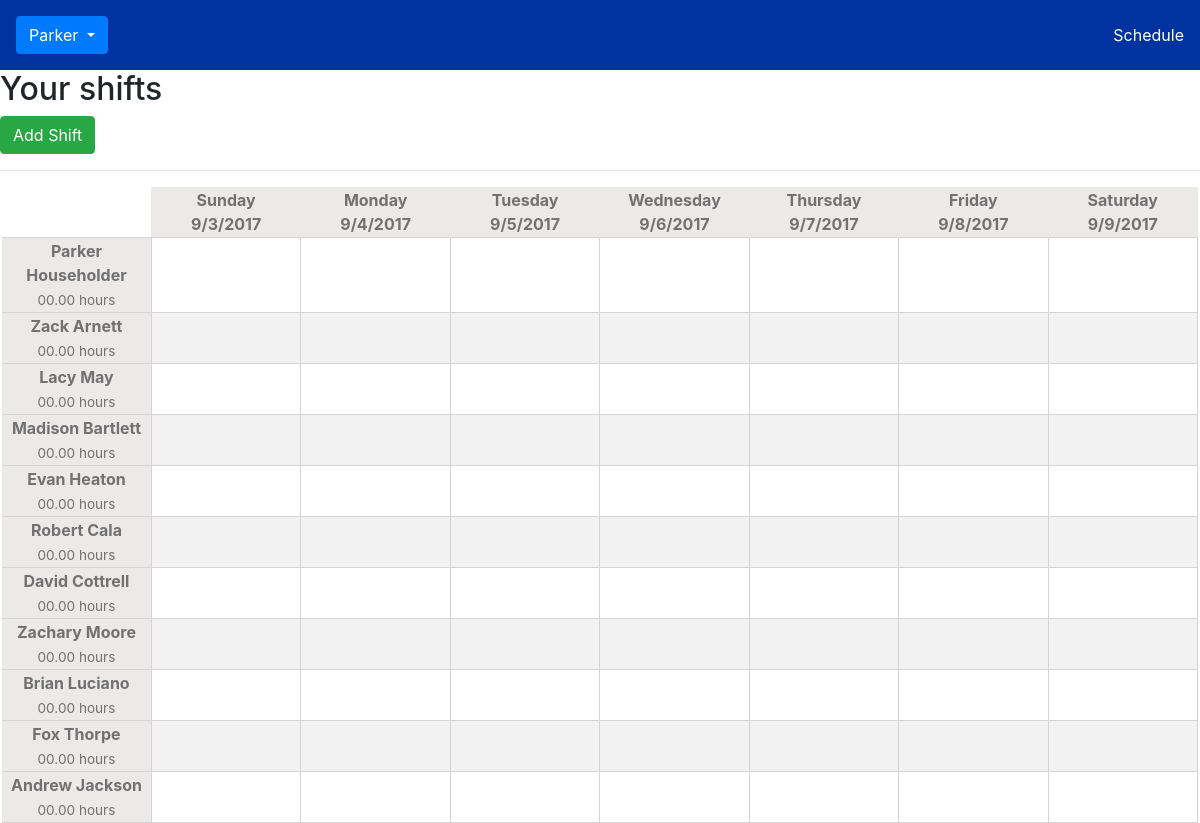
Screenshot of /home.php (signed in) with the database file from the repository.
### tables this page shows
CREATE TABLE EMPLOYEE
(
  employee_id int NOT NULL AUTO_INCREMENT,
  admin_tag int NOT NULL,
  first_name varchar(64) NOT NULL,
  last_name varchar(64) NOT NULL,
  email varchar(128) NOT NULL,
  phone_number varchar(16) NOT NULL,
  dob date NOT NULL,
  username varchar(64) NOT NULL,
  password varchar(64) NOT NULL,
  color varchar(16) NOT NULL,
  PRIMARY KEY (employee_id)
);

### session.php (called while the page is built, shortened)
<?php
  if($_SESSION['logged_in']){
    $first_name = $_SESSION['first_name'];
  }
  else {
    header("location: login.php");
  }
?>

### home.php (the view, shortened to what this page needs)
<!DOCTYPE html>
<html>
  <head>
    <?php include 'session.php'; ?>
    <link rel="stylesheet" href="https://maxcdn.bootstrapcdn.com/bootstrap/4.0.0-beta/css/bootstrap.min.css">
    <link rel="stylesheet" href="fonts/font-awesome/css/font-awesome.min.css">
    <link rel="stylesheet" href="css/main.css">
    <div class="navbar scheduler-navbar">
      <div class="btn-group">
        <button type="button" class="btn btn-primary dropdown-toggle" data-toggle="dropdown" aria-haspopup="true" aria-expanded="false">
          <?php echo $first_name; ?>
        </button>
      </div>
      <ul class="nav navbar-nav">
        <li><a id="show-scheduler" href="#">Schedule</a></li>
      </ul>
    </div>
  </head>
  <body>
    <div id="scheduler">
      <h2>Your shifts</h2>
      <button class="btn btn-success" data-toggle="modal" data-target="#AddShift">Add Shift</button>
      <hr>
      <div class="container-fluid schedule-view" style="padding-left: 2px; padding-right: 2px;">
        <?php
          include 'connection.php';
          $employees = $mysqli->query("SELECT * FROM EMPLOYEE");
          $date = date("Y/m/d");
          $dayofweek = date('w', strtotime($date));
        ?>
        <table style="width: 100%;" class="schedule-table">
          <tr class="week-days">
            <th style="background-color: white;"></th>
            <th>Sunday<br /> <script type="text/javascript">var diff = date.getDate() - day; document.write((new Date(date.setDate(diff))).toLocaleDateString()); </script></th>
            <th>Monday<br /> <script type="text/javascript">getHeaderDate(date); </script></th>
            <th>Tuesday<br /> <script type="text/javascript">getHeaderDate(date); </script></th>
            <th>Wednesday<br /> <script type="text/javascript">getHeaderDate(date); </script></th>
            <th>Thursday<br /> <script type="text/javascript">getHeaderDate(date); </script></th>
            <th>Friday<br /> <script type="text/javascript">getHeaderDate(date); </script></th>
            <th>Saturday<br /> <script type="text/javascript">getHeaderDate(date); </script></th>
          </tr>
          <?php
            while($current_row = $employees->fetch_assoc()){  ?>
              <tr>
                <th id="employee-<?php echo $current_row['employee_id'] ?>-header"><?php echo $current_row['first_name'] . " " . $current_row['last_name'] ?></th>
                  <?php
                  $hours = new DateTime('00:00:00');
                   for ($i=0; $i < 7; $i++) {
                    include 'connection.php';
                    $employee_id = $current_row['employee_id'];
                    $shift_date = (string) date('Y-m-d', strtotime('-'.$dayofweek+$i.' days'));
                    $shift = $mysqli->query("SELECT * FROM SHIFT WHERE employee_id = $employee_id AND shift_date = '".$shift_date."' ");
                    if($shift->num_rows > 0){
                      while($row = $shift->fetch_assoc()) { ?>
                        <td class="shift-block" style="background-color: <?php echo $current_row['color'] ?>">
                          <p>
                            <?php echo date('h:i A', strtotime($row['start_time'])) ?> - <?php echo date('h:i A', strtotime($row['end_time']))?>
                              <a class="remove-item" data-shift-id="<?php echo $row['shift_id']; ?>" data-toggle="modal" data-target="#DoubleCheck">
                                <i class="fa fa-times" aria-hidden="true"></i>
                              </a>
                          </p>
                        </td>
                        <?php
                        $datetime = new DateTime($row['start_time']);
                        $datetime1 = new DateTime($row['end_time']);
                        $hours->add($datetime->diff($datetime1));
                      }
                    }
                    else { ?>
                      <td></td>
                <?php
                    }
                  } ?>
              </tr>
      <?php } ?>
        </table>
      </div>
    </div>
  </body>
</html>

### css/main.css (style rules this page uses)
.navbar { background-color: #0033A0; }
.scheduler-navbar.navbar { padding: 1rem; }
ul.navbar-nav li a { color: white; }
.schedule-table { table-layout: fixed; empty-cells: show; }
.schedule-table th, .schedule-table td { border-collapse: collapse; text-align: center; }
.schedule-table th { border-bottom: 1px solid #d4d4d4; background-color: #ece9e9; color: #717171; }
.schedule-table td { border: 1px solid #d4d4d4; height: 3rem; color: #e8e8e8; font-size: 1rem; }
.schedule-table tr:nth-child(odd) { background-color: #f2f2f2; }

### rows the page displays
employee: first_name "Parker", last_name "Householder"
employee: first_name "Zack", last_name "Arnett"
employee: first_name "Lacy", last_name "May"
employee: first_name "Madison", last_name "Bartlett"
employee: first_name "Evan", last_name "Heaton"
employee: first_name "Robert", last_name "Cala"
employee: first_name "David", last_name "Cottrell"
employee: first_name "Zachary", last_name "Moore"
employee: first_name "Brian", last_name "Luciano"
employee: first_name "Fox", last_name "Thorpe"
employee: first_name "Andrew", last_name "Jackson"

### other values shown
$first_name "Parker"
